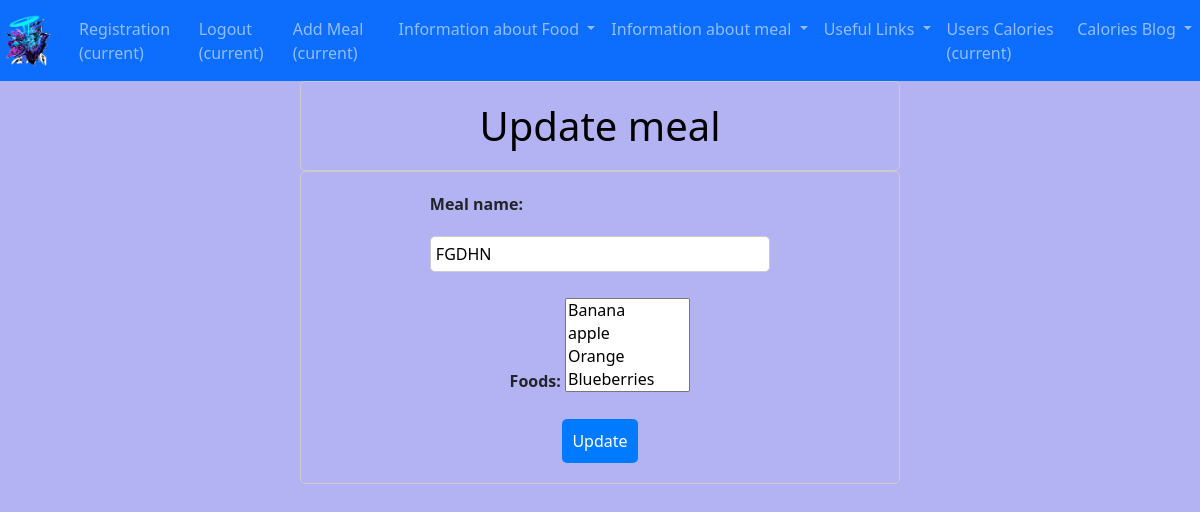
The app's page /meal/update/6 (signed in), older data.
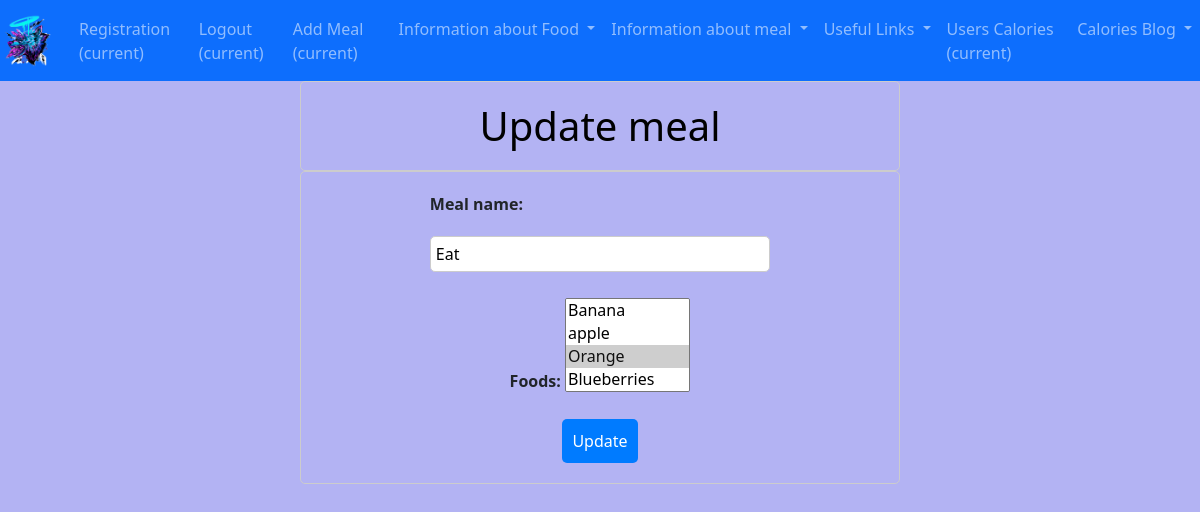
The same page, newer data.
### calories_counter/models.py (models this page shows, shortened)
class Meal(models.Model):
    meal_name = models.CharField(max_length=255)
    foods = models.ManyToManyField(Food, through="MealFood")

### calories_counter/views.py (the view)
# urls.py: path("meal/update/<int:pk>", views.MealUpdate.as_view(), name="meal_update"),
class MealUpdate(LoginRequiredMixin, UpdateView):
    model = Meal
    template_name = "calories_counter/meal_update.html"
    fields = "__all__"
    success_url = reverse_lazy('meals')

### calories_counter/models.py (called while the page is built)
    def __str__(self):
        return self.food_name

### calories_counter/templates/calories_counter/meal_update.html (shortened to what this page needs)
{% extends 'base.html' %}
{% load static %}
{% block css_files %}
  <link rel="stylesheet" href="{% static 'calories_counter/update_meal.css' %}">
{% endblock %}
{% block content %}
  <div id="meal-update">
  <h1>Update meal</h1>
    <form action="" method="post">
    {{ form.as_p }}
    <button type="submit">Update</button>
    </form>
  </div>
{% endblock %}

Row changes from the older to the newer data that the page shows:
changed Meal: meal_name "FGDHN" → "Eat"
Text that changed along with them:
form field foods: "Banana / apple / Orange / Blueberries" → "Banana / apple / Orange ☑ / Blueberries"
